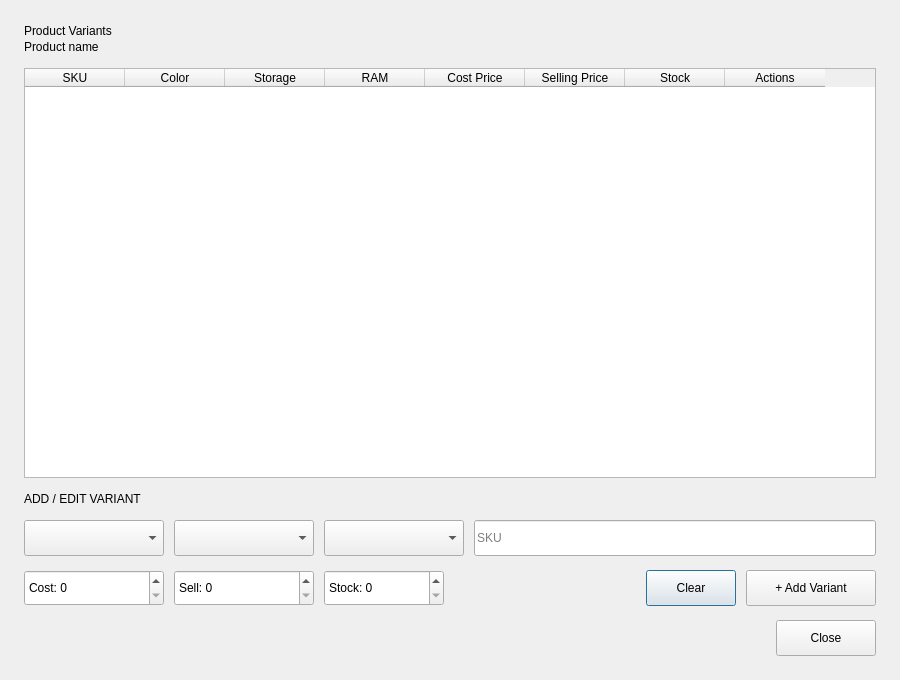
<?xml version="1.0" encoding="UTF-8"?>
<ui version="4.0">
    <class>VariantsDialog</class>

    <widget class="QDialog" name="VariantsDialog">

        <property name="geometry">
            <rect>
                <x>0</x>
                <y>0</y>
                <width>900</width>
                <height>680</height>
            </rect>
        </property>

        <property name="windowTitle">
            <string>Product Variants</string>
        </property>

        <layout class="QVBoxLayout" name="mainLayout">

            <property name="spacing">
                <number>14</number>
            </property>

            <property name="leftMargin">
                <number>24</number>
            </property>
            <property name="topMargin">
                <number>24</number>
            </property>
            <property name="rightMargin">
                <number>24</number>
            </property>
            <property name="bottomMargin">
                <number>24</number>
            </property>

            <!-- Header -->
            <item>
                <layout class="QVBoxLayout" name="headerLayout">
                    <property name="spacing">
                        <number>2</number>
                    </property>
                    <item>
                        <widget class="QLabel" name="lblTitle">
                            <property name="text">
                                <string>Product Variants</string>
                            </property>
                        </widget>
                    </item>
                    <item>
                        <widget class="QLabel" name="lblProductName">
                            <property name="text">
                                <string>Product name</string>
                            </property>
                        </widget>
                    </item>
                </layout>
            </item>

            <!-- Variants table -->
            <item>
                <widget class="QTableWidget" name="tblVariants">

                    <property name="minimumSize">
                        <size>
                            <width>0</width>
                            <height>320</height>
                        </size>
                    </property>

                    <property name="alternatingRowColors">
                        <bool>true</bool>
                    </property>

                    <property name="selectionMode">
                        <enum>QAbstractItemView::SingleSelection</enum>
                    </property>

                    <property name="selectionBehavior">
                        <enum>QAbstractItemView::SelectRows</enum>
                    </property>

                    <property name="showGrid">
                        <bool>false</bool>
                    </property>

                    <property name="editTriggers">
                        <set>QAbstractItemView::NoEditTriggers</set>
                    </property>

                    <property name="columnCount">
                        <number>8</number>
                    </property>

                    <property name="rowCount">
                        <number>0</number>
                    </property>

                    <column><property name="text"><string>SKU</string></property></column>
                    <column><property name="text"><string>Color</string></property></column>
                    <column><property name="text"><string>Storage</string></property></column>
                    <column><property name="text"><string>RAM</string></property></column>
                    <column><property name="text"><string>Cost Price</string></property></column>
                    <column><property name="text"><string>Selling Price</string></property></column>
                    <column><property name="text"><string>Stock</string></property></column>
                    <column><property name="text"><string>Actions</string></property></column>

                </widget>
            </item>

            <!-- Add / edit form -->
            <item>
                <widget class="QLabel" name="lblFormTitle">
                    <property name="text">
                        <string>ADD / EDIT VARIANT</string>
                    </property>
                </widget>
            </item>

            <item>
                <layout class="QHBoxLayout" name="formRow1">
                    <property name="spacing"><number>10</number></property>

                    <item>
                        <widget class="QComboBox" name="cboColor">
                            <property name="minimumSize"><size><width>140</width><height>36</height></size></property>
                        </widget>
                    </item>
                    <item>
                        <widget class="QComboBox" name="cboStorage">
                            <property name="minimumSize"><size><width>140</width><height>36</height></size></property>
                        </widget>
                    </item>
                    <item>
                        <widget class="QComboBox" name="cboRam">
                            <property name="minimumSize"><size><width>140</width><height>36</height></size></property>
                        </widget>
                    </item>
                    <item>
                        <widget class="QLineEdit" name="txtSku">
                            <property name="minimumSize"><size><width>160</width><height>36</height></size></property>
                            <property name="placeholderText"><string>SKU</string></property>
                        </widget>
                    </item>
                </layout>
            </item>

            <item>
                <layout class="QHBoxLayout" name="formRow2">
                    <property name="spacing"><number>10</number></property>

                    <item>
                        <widget class="QDoubleSpinBox" name="spinCostPrice">
                            <property name="minimumSize"><size><width>140</width><height>36</height></size></property>
                            <property name="prefix"><string>Cost: </string></property>
                            <property name="maximum"><double>999999999.000000000000000</double></property>
                            <property name="decimals"><number>0</number></property>
                        </widget>
                    </item>
                    <item>
                        <widget class="QDoubleSpinBox" name="spinSellingPrice">
                            <property name="minimumSize"><size><width>140</width><height>36</height></size></property>
                            <property name="prefix"><string>Sell: </string></property>
                            <property name="maximum"><double>999999999.000000000000000</double></property>
                            <property name="decimals"><number>0</number></property>
                        </widget>
                    </item>
                    <item>
                        <widget class="QSpinBox" name="spinStock">
                            <property name="minimumSize"><size><width>120</width><height>36</height></size></property>
                            <property name="prefix"><string>Stock: </string></property>
                            <property name="maximum"><number>999999</number></property>
                        </widget>
                    </item>

                    <item>
                        <spacer name="formSpacer">
                            <property name="orientation"><enum>Qt::Horizontal</enum></property>
                            <property name="sizeHint" stdset="0"><size><width>40</width><height>20</height></size></property>
                        </spacer>
                    </item>

                    <item>
                        <widget class="QPushButton" name="btnClear">
                            <property name="minimumSize"><size><width>90</width><height>36</height></size></property>
                            <property name="cursor"><cursorShape>PointingHandCursor</cursorShape></property>
                            <property name="text"><string>Clear</string></property>
                        </widget>
                    </item>
                    <item>
                        <widget class="QPushButton" name="btnSave">
                            <property name="minimumSize"><size><width>130</width><height>36</height></size></property>
                            <property name="cursor"><cursorShape>PointingHandCursor</cursorShape></property>
                            <property name="text"><string>+ Add Variant</string></property>
                        </widget>
                    </item>
                </layout>
            </item>

            <!-- Footer -->
            <item>
                <layout class="QHBoxLayout" name="footerLayout">
                    <item>
                        <spacer name="footerSpacer">
                            <property name="orientation"><enum>Qt::Horizontal</enum></property>
                            <property name="sizeHint" stdset="0"><size><width>40</width><height>20</height></size></property>
                        </spacer>
                    </item>
                    <item>
                        <widget class="QPushButton" name="btnClose">
                            <property name="minimumSize"><size><width>100</width><height>36</height></size></property>
                            <property name="cursor"><cursorShape>PointingHandCursor</cursorShape></property>
                            <property name="text"><string>Close</string></property>
                        </widget>
                    </item>
                </layout>
            </item>

        </layout>

    </widget>

    <resources/>
    <connections/>

</ui>
